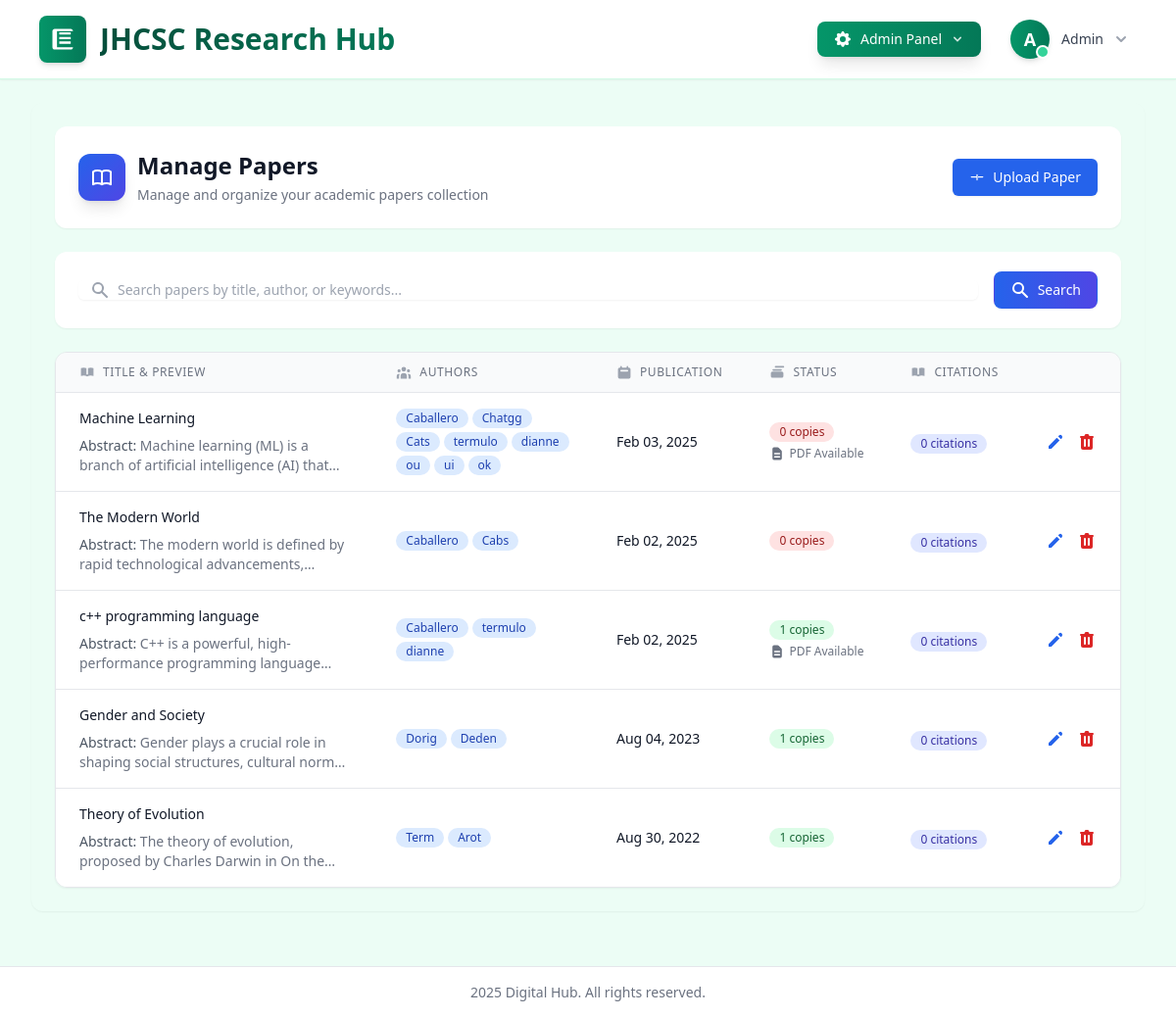
The app's page /accounts/admin/papers/ (signed in), older data.
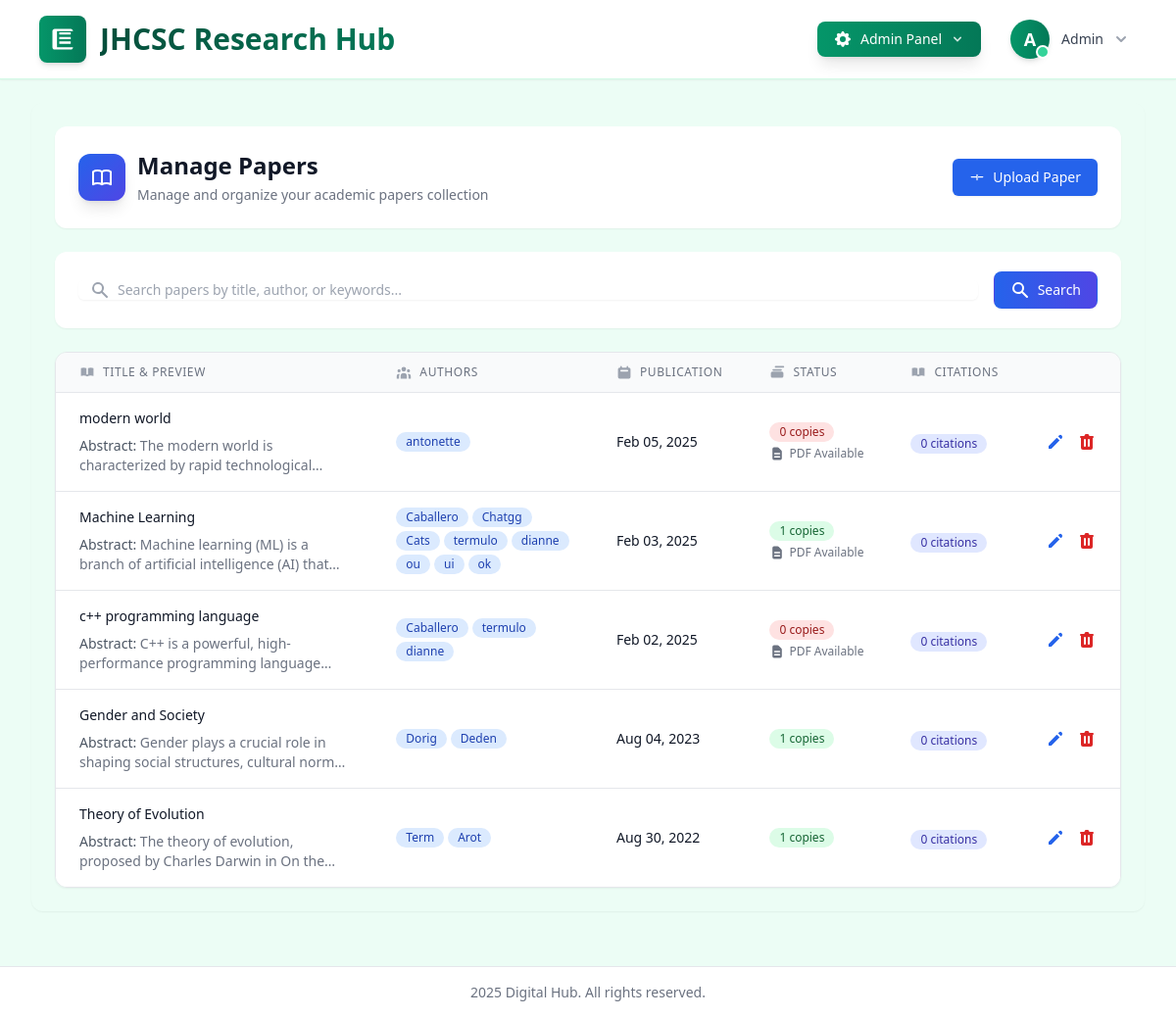
The same page, newer data.
### scholar/models.py (models this page shows, shortened)
class Paper(models.Model):
    title = models.CharField(max_length=255)
    authors = models.ManyToManyField('Author', related_name='papers')
    abstract = models.TextField()
    publication_date = models.DateField()
    citations = models.PositiveIntegerField(default=0)
    available_copies = models.PositiveIntegerField(default=1)
    view_count = models.PositiveIntegerField(default=0)
    viewers = models.ManyToManyField(User, related_name='viewed_papers', blank=True)
    pdf_file = models.FileField(upload_to='papers/', blank=True, null=True)  # Add this field

class Author(models.Model):
    name = models.CharField(max_length=200)
    affiliation = models.CharField(max_length=200)
    email = models.EmailField(blank=True)

### scholar/views_admin.py (the view)
# urls.py: path('admin/papers/', views_admin.manage_papers, name='manage_papers'),
@staff_member_required
def manage_papers(request):
    papers = Paper.objects.all().order_by('-publication_date')
    search_query = request.GET.get('search', '')
    if search_query:
        papers = papers.filter(
            Q(title__icontains=search_query) |
            Q(authors__name__icontains=search_query)
        ).distinct()
    paginator = Paginator(papers, 10)
    page_number = request.GET.get('page')
    page_obj = paginator.get_page(page_number)
    return render(request, 'scholar/admin/manage_papers.html', {
        'page_obj': page_obj,
        'search_query': search_query
    })

### scholar/templates/scholar/admin/manage_papers.html (shortened to what the changed rows need)
{% extends "scholar/base.html" %}
{% load static %}
{% block content %}
<div class="space-y-6" x-data="{ showTable: false }" x-init="setTimeout(() => showTable = true, 100)">
    <div class="sm:flex sm:items-center sm:justify-between bg-white p-6 rounded-xl shadow-sm">
        <div class="flex items-center space-x-3">
            <div>
                <h2 class="text-2xl font-bold text-gray-900">Manage Papers</h2>
            </div>
        </div>
    </div>
    <div class="flex flex-col"
         x-show="showTable"
         x-transition:enter="transition ease-out duration-300"
         x-transition:enter-start="opacity-0 transform -translate-y-4"
         x-transition:enter-end="opacity-100 transform translate-y-0">
        <div class="-my-2 overflow-x-auto sm:-mx-6 lg:-mx-8">
            <div class="py-2 align-middle inline-block min-w-full sm:px-6 lg:px-8">
                <div class="shadow-sm overflow-hidden border border-gray-200 sm:rounded-xl">
                    <table class="min-w-full divide-y divide-gray-200">
                        <thead class="bg-gray-50">
                            <tr>
                                <th scope="col" class="px-6 py-3 text-left">
                                    <div class="flex items-center space-x-2 text-xs font-medium text-gray-500 uppercase tracking-wider">
                                        <span>Title & Preview</span>
                                    </div>
                                </th>
                                <th scope="col" class="px-6 py-3 text-left">
                                    <div class="flex items-center space-x-2 text-xs font-medium text-gray-500 uppercase tracking-wider">
                                        <span>Authors</span>
                                    </div>
                                </th>
                                <th scope="col" class="px-6 py-3 text-left">
                                    <div class="flex items-center space-x-2 text-xs font-medium text-gray-500 uppercase tracking-wider">
                                        <svg class="w-4 h-4 text-gray-400" xmlns="http://www.w3.org/2000/svg" viewBox="0 0 20 20" fill="currentColor">
                                            <path fill-rule="evenodd" d="M6 2a1 1 0 00-1 1v1H4a2 2 0 00-2 2v10a2 2 0 002 2h12a2 2 0 002-2V6a2 2 0 00-2-2h-1V3a1 1 0 10-2 0v1H7V3a1 1 0 00-1-1zm0 5a1 1 0 000 2h8a1 1 0 100-2H6z" clip-rule="evenodd"/>
                                        </svg>
                                        <span>Publication</span>
                                    </div>
                                </th>
                                <th scope="col" class="px-6 py-3 text-left">
                                    <div class="flex items-center space-x-2 text-xs font-medium text-gray-500 uppercase tracking-wider">
                                        <svg class="w-4 h-4 text-gray-400" xmlns="http://www.w3.org/2000/svg" viewBox="0 0 20 20" fill="currentColor">
                                            <path d="M7 3a1 1 0 011-1h10a1 1 0 110 2H8a1 1 0 01-1-1zM4 7a1 1 0 011-1h10a1 1 0 110 2H5a1 1 0 01-1-1zM2 11a2 2 0 012-2h12a2 2 0 012 2v4a2 2 0 01-2 2H4a2 2 0 01-2-2v-4z"/>
                                        </svg>
                                        <span>Status</span>
                                    </div>
                                </th>
                                <th scope="col" class="px-6 py-3 text-left">
                                    <div class="flex items-center space-x-2 text-xs font-medium text-gray-500 uppercase tracking-wider">
                                        <span>Citations</span>
                                    </div>
                                </th>
                                <th scope="col" class="px-6 py-3 text-right">
                                </th>
                            </tr>
                        </thead>
                        <tbody class="bg-white divide-y divide-gray-200">
                            {% for paper in page_obj %}
                            <tr class="hover:bg-gray-50 transition-colors duration-150">
                                <td class="px-6 py-4">
                                    <div class="space-y-2">
                                        <div class="text-sm font-medium text-gray-900">{{ paper.title }}</div>
                                        <div class="text-sm text-gray-500 line-clamp-2">
                                            <span class="font-medium text-gray-600">Abstract:</span> {{ paper.abstract|truncatechars:100 }}
                                        </div>
                                    </div>
                                </td>
                                <td class="px-6 py-4">
                                    <div class="flex flex-wrap gap-1">
                                        {% for author in paper.authors.all %}
                                            <span class="inline-flex items-center px-2.5 py-0.5 rounded-full text-xs font-medium bg-blue-100 text-blue-800">
                                                {{ author.name }}
                                            </span>
                                        {% endfor %}
                                    </div>
                                </td>
                                <td class="px-6 py-4 whitespace-nowrap">
                                    <div class="text-sm text-gray-900">{{ paper.publication_date|date:"M d, Y" }}</div>
                                </td>
                                <td class="px-6 py-4 whitespace-nowrap">
    <div class="flex flex-col items-start gap-1">
        <div id="available-copies-{{ paper.id }}" class="inline-flex items-center px-2.5 py-0.5 rounded-full text-xs font-medium {% if paper.available_copies > 0 %}bg-green-100 text-green-800{% else %}bg-red-100 text-red-800{% endif %}">
            {{ paper.available_copies }} copies
        </div>
        {% if paper.pdf_file %}
            <div class="inline-flex items-center text-xs text-gray-500">
                PDF Available
            </div>
        {% endif %}
    </div>
</td>
                                <td class="px-6 py-4 whitespace-nowrap">
                                    <div class="inline-flex items-center px-2.5 py-0.5 rounded-full text-xs font-medium bg-indigo-100 text-indigo-800">
                                        {{ paper.paper_citations.count }} citations
                                    </div>
                                </td>
                                <td class="px-6 py-4 whitespace-nowrap text-right text-sm font-medium">
                                    <div class="flex items-center justify-end space-x-3">
                                        <button hx-get="{% url 'edit_paper' paper.id %}"
                                                hx-target="#modal-container"
                                                class="text-blue-600 hover:text-blue-900 transition-colors duration-150">
                                            <svg class="w-5 h-5" xmlns="http://www.w3.org/2000/svg" viewBox="0 0 20 20" fill="currentColor">
                                                <path d="M13.586 3.586a2 2 0 112.828 2.828l-.793.793-2.828-2.828.793-.793zM11.379 5.793L3 14.172V17h2.828l8.38-8.379-2.83-2.828z" />
                                            </svg>
                                        </button>
                                        <button hx-delete="{% url 'delete_paper' paper.id %}"
                                                hx-confirm="Are you sure you want to delete this paper? This action cannot be undone."
                                                hx-target="closest tr"
                                                hx-swap="outerHTML swap:1s"
                                                hx-headers='{"X-CSRFToken": "{{ csrf_token }}"}'
                                                class="text-red-600 hover:text-red-900 transition-colors duration-150">
                                        </button>
                                    </div>
                                </td>
                            </tr>
                            {% endfor %}
                        </tbody>
                    </table>
                </div>
            </div>
        </div>
    </div>
</div>
{% endblock %}

Row changes from the older to the newer data that the page shows:
removed Paper: title "The Modern World", abstract "The modern world is defined by rapid technological…", publication_date "Feb 02, 2025", available_copies "0", paper_citations.count "0", Author (name "Caballero")
no longer on this page (row unchanged): Author: name "Cabs", shown under "The Modern World"
added Paper: title "modern world", abstract "The modern world is characterized by rapid…", publication_date "Feb 05, 2025", available_copies "0", shows "PDF Available", paper_citations.count "0"
added Author: name "antonette", shown under "modern world"
changed Paper "Machine Learning": available_copies "0" → "1"
changed Paper "c++ programming language": available_copies "1" → "0"
